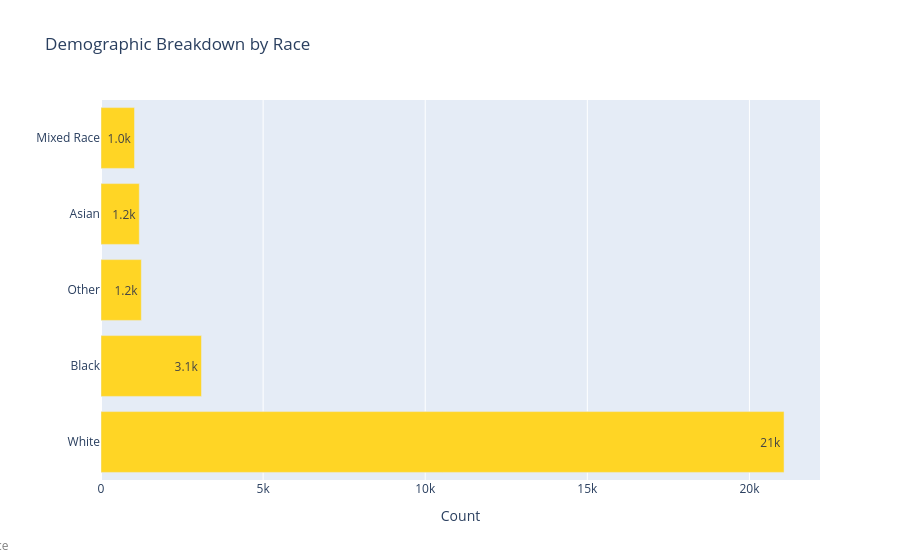

The code cell stored with this chart in its notebook:
### Code cell
fig = px.bar(
    get_count('RACE'), 
    y='RACE', 
    x='Count',
    title='Demographic Breakdown by Race',
    text_auto='.2s', # put numbers in K format
    color_discrete_sequence=['#ffd525']
    
)
# add subtitle
fig.update_layout(
    annotations=[
        dict(
            x=-0.45, y=-0.20,  # Position below the chart
            text="*Participants can select more than 1 race",
            showarrow=False,  # No arrow pointing to the text
            xref="paper", yref="paper",  # Position relative to the chart
            font=dict(size=12, color="gray"),
        )
    ]
)
fig.update_yaxes(title="").update_layout(yaxis={'categoryorder':'total descending'}).show()

### Figure 1 — Plotly figure (JSON) as saved in the notebook; plotly's stock layout.template omitted (floating-point values rounded to 4 significant figures)
{"data": [{"alignmentgroup": "True", "hovertemplate": "Count=%{x}<br>RACE=%{y}<extra></extra>", "legendgroup": "", "marker": {"color": "#ffd525", "pattern": {"shape": ""}}, "name": "", "offsetgroup": "", "orientation": "h", "showlegend": false, "textposition": "auto", "texttemplate": "%{x:.2s}", "type": "bar", "x": [1181, 3099, 1034, 1244, 21068], "xaxis": "x", "y": ["Asian", "Black", "Mixed Race", "Other", "White"], "yaxis": "y"}], "layout": {"annotations": [{"font": {"color": "gray", "size": 12}, "showarrow": false, "text": "*Participants can select more than 1 race", "x": -0.45, "xref": "paper", "y": -0.2, "yref": "paper"}], "barmode": "relative", "legend": {"tracegroupgap": 0}, "title": {"text": "Demographic Breakdown by Race"}, "xaxis": {"anchor": "y", "domain": [0, 1], "title": {"text": "Count"}}, "yaxis": {"anchor": "x", "categoryorder": "total descending", "domain": [0, 1], "title": {"text": ""}}}}
